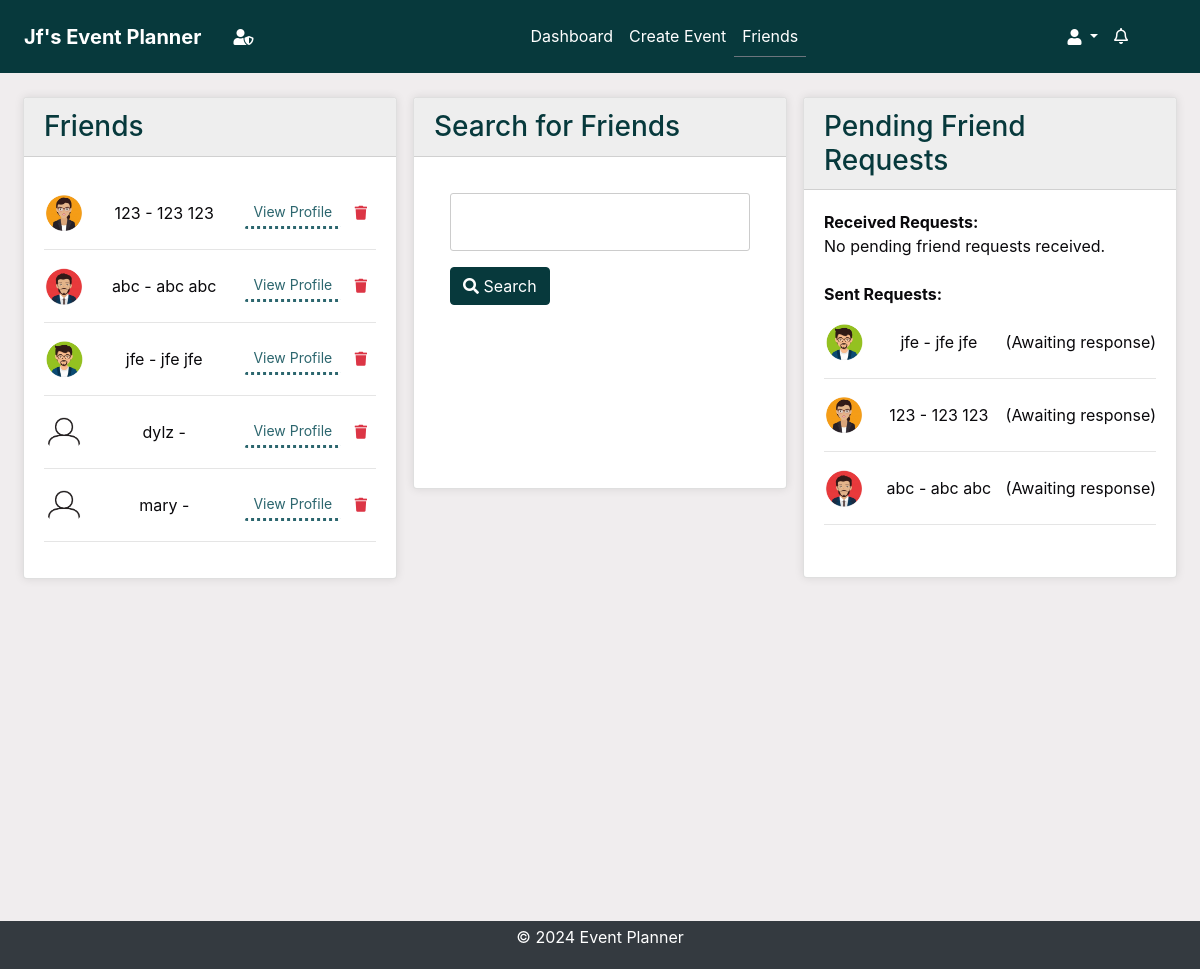
Page /friends/ (signed in) on the committed database.
### accounts/models.py (models this page shows, shortened)
class Friendship(models.Model):
    from_user = models.ForeignKey(
        User, related_name="from_friend", on_delete=models.CASCADE
    )
    to_user = models.ForeignKey(
        User, related_name="to_friend", on_delete=models.CASCADE
    )
    status = models.CharField(
        max_length=20,
        choices=[
            ("pending", "Pending"),
            ("accepted", "Accepted"),
            ("declined", "Declined"),
        ],
    )
    created_at = models.DateTimeField(auto_now_add=True)

class UserProfile(models.Model):
    user = models.OneToOneField(User, on_delete=models.CASCADE)
    profile_picture = models.CharField(max_length=254, default="default.png")
    created_at = models.DateTimeField(auto_now_add=True)
    updated_at = models.DateTimeField(auto_now=True)

### accounts/views.py (the view)
# urls.py: path("friends/", views.friends_page, name="friends_page"),
@login_required
@cache_control(no_cache=True, must_revalidate=True, no_store=True)
def friends_page(request):
    current_user = request.user
    search_query = ""
    search_results = []
    if "search_query" in request.GET or "user" in request.GET:
        search_form = FriendSearchForm(request.GET)
        if search_form.is_valid():
            search_query = search_form.cleaned_data.get("search_query", "")
            selected_user = search_form.cleaned_data.get("user")
            if selected_user:
                search_results = [selected_user]
            else:
                search_results = User.objects.filter(
                    Q(username__icontains=search_query)
                    | Q(first_name__icontains=search_query)
                    | Q(last_name__icontains=search_query)
                ).exclude(id=current_user.id)
        else:
            search_results = []
    else:
        search_form = FriendSearchForm()
        search_results = []
    friends = Friendship.objects.filter(
        (Q(from_user=current_user) | Q(to_user=current_user))
        & Q(status="accepted")
    )
    pending_requests_received = Friendship.objects.filter(
        Q(to_user=current_user) & Q(status="pending")
    )
    pending_requests_sent = Friendship.objects.filter(
        Q(from_user=current_user) & Q(status="pending")
    )
    context = {
        "search_form": search_form,
        "search_query": search_query,
        "search_results": search_results,
        "friends": friends,
        "pending_requests_received": pending_requests_received,
        "pending_requests_sent": pending_requests_sent,
    }
    return render(request, "accounts/friends.html", context)

### accounts/templates/accounts/friends.html (shortened to what this page needs)
{% extends 'base.html' %}
{% load static %}
{% block content %}
<div class="container-fluid">
    <div class="row">
        <div class="col-lg-4 mb-0">
            <div class="card">
                <div class="card-header bg-primary text-white">
                    <h3 class="mb-0">Friends</h3>
                </div>
                <div class="card-body scrollable-column">
                    <ul class="list-unstyled">
                        {% for friendship in friends %}
                            <li>
                                {% if friendship.from_user == user %}
                                    <div class="d-flex justify-content-between align-items-center mt-3">
                                        <img src="{% static 'images/profile_pictures/' %}{{ friendship.to_user.userprofile.profile_picture }}" alt="{{ friendship.to_user.username }}'s profile picture" class="rounded-circle mr-2" style="width: 40px; height: 40px;" onerror="this.onerror=null; this.src='{% static 'images/profile_pictures/' %}{{ friendship.from_user.userprofile.profile_picture }}'">
                                        <span>{{ friendship.to_user.username }} - {{ friendship.to_user.first_name }} {{ friendship.to_user.last_name }}</span>
                                        <div>
                                            <a href="{% url 'view_profile' friendship.to_user.id %}" class="btn btn-sm btn-outline-primary ml-2">View Profile</a>
                                            <button class="btn btn-sm btn-outline-danger delete-friend-btn" data-friend-id="{{ friendship.to_user.id }}"><i class="fa fa-trash"></i></button>
                                        </div>
                                    </div>
                                {% else %}
                                    <div class="d-flex justify-content-between align-items-center mt-3">
                                        <img src="{% static 'images/profile_pictures/' %}{{ friendship.from_user.userprofile.profile_picture }}" alt="{{ friendship.from_user.username }}'s profile picture" class="rounded-circle mr-2" style="width: 40px; height: 40px;" onerror="this.onerror=null; this.src='{% static 'images/profile_pictures/' %}{{ friendship.to_user.userprofile.profile_picture }}'">
                                        <span>{{ friendship.from_user.username }} - {{ friendship.from_user.first_name }} {{ friendship.from_user.last_name }}</span>
                                        <div>
                                            <a href="{% url 'view_profile' friendship.from_user.id %}" class="btn btn-sm btn-outline-primary ml-2">View Profile</a>
                                            <button class="btn btn-sm btn-outline-danger delete-friend-btn" data-friend-id="{{ friendship.from_user.id }}"><i class="fa fa-trash"></i></button>
                                        </div>
                                    </div>
                                {% endif %}
                            </li>
                            <hr>
                        {% empty %}
                            <li>You have no friends yet.</li>
                        {% endfor %}
                    </ul>
                </div>
            </div>
        </div>
        <div class="col-lg-4 mb-0">
            <div class="card">
                <div class="card-header bg-primary text-white">
                    <h3 class="mb-0">Search for Friends</h3>
                </div>
                <div class="card-body">
                    <form method="get" action="{% url 'friends_page' %}">
                        {{ search_form.as_p }}
                        <button type="submit" class="btn btn-primary"><i class="fa fa-search"></i> Search</button>
                    </form>
                    <br>
                </div>
            </div>
        </div>
        <div class="col-lg-4 mb-0">
            <div class="card">
                <div class="card-header bg-primary text-white">
                    <h3 class="mb-0">Pending Friend Requests</h3>
                </div>
                <div class="card-body">
                    <ul class="list-unstyled">
                        <li><strong>Received Requests:</strong></li>
                        <div class="scrollable-column">
                            {% for request in pending_requests_received %}
                            <li>
                                <div class="d-flex justify-content-between align-items-center mt-3">
                                    <img src="{% static 'images/profile_pictures/' %}{{ request.from_user.userprofile.profile_picture }}" alt="{{ request.from_user.username }}'s profile picture" class="rounded-circle mr-2" style="width: 40px; height: 40px;" onerror="this.onerror=null; this.src='{% static 'images/profile_pictures/' %}{{ request.to_user.userprofile.profile_picture }}'">
                                    <span>{{ request.from_user.username }} - {{ request.from_user.first_name }} {{ request.from_user.last_name }}</span>
                                    <div>
                                        <a href="{% url 'respond_friend_request' request.id 'accept' %}" class="btn btn-sm btn-outline-success"><i class="fa fa-check"></i> Accept</a>
                                        <a href="{% url 'respond_friend_request' request.id 'decline' %}" class="btn btn-sm btn-outline-danger"><i class="fa fa-times"></i> Decline</a>
                                    </div>
                                </div>
                            </li>
                            <hr>
                        {% empty %}
                            <li>No pending friend requests received.</li>
                            {% endfor %}
                        </div>
                            <br>
                            <li><strong>Sent Requests:</strong></li>
                            <div class="scrollable-column">
                                {% for request in pending_requests_sent %}
                                <li>
                                <div class="d-flex justify-content-between align-items-center mt-3">
                                    <img src="{% static 'images/profile_pictures/' %}{{ request.to_user.userprofile.profile_picture }}" alt="{{ request.to_user.username }}'s profile picture" class="rounded-circle mr-2" style="width: 40px; height: 40px;" onerror="this.onerror=null; this.src='{% static 'images/profile_pictures/' %}{{ request.from_user.userprofile.profile_picture }}'">
                                    <span>{{ request.to_user.username }} - {{ request.to_user.first_name }} {{ request.to_user.last_name }}</span>
                                    <span>(Awaiting response)</span>
                                </div>
                            </li>
                            <hr>
                            {% empty %}
                            <li>No pending friend requests sent.</li>
                            {% endfor %}
                        </div>
                    </ul>
                </div>
            </div>
        </div>
    </div>
</div>
{% endblock %}

### templates/base.html (shortened to what this page needs)
<!DOCTYPE html>
<html lang="en">
<head>
    {% load static %}
    <link rel="stylesheet" href="https://stackpath.bootstrapcdn.com/bootstrap/4.5.2/css/bootstrap.min.css">
    <link rel="stylesheet" href="{% static 'css/styles.css' %}">
    <link rel="stylesheet" href="https://cdnjs.cloudflare.com/ajax/libs/font-awesome/5.15.4/css/all.min.css">
    <link rel="stylesheet" href="https://cdnjs.cloudflare.com/ajax/libs/fullcalendar/3.10.2/fullcalendar.min.css" />
</head>
<body class="c-app">
    <header class="c-header c-header-light c-header-fixed">
        <nav class="navbar navbar-expand-lg navbar-light">
            {% if user.is_authenticated %}
                <a class="navbar-brand" href="{% url 'dashboard' %}"><strong> {{ user.username|title }}'s Event Planner</strong></a>
            {% else %}
                <a class="navbar-brand" href="{% url 'home' %}"><strong>Event Planner</strong></a>
            {% endif %}
            {% if user.is_superuser %}
            <a class="nav-link" aria-label="Admin Panel"  href="{% url 'admin:index' %}"> <i class="fas fa-user-shield"></i></a>
            {% endif %}
            <div class="collapse navbar-collapse" id="navbarSupportedContent">
                {% if user.is_authenticated %}
                <ul class="navbar-nav mx-auto">
                    <li class="nav-item {% if request.resolver_match.url_name == 'dashboard' %}active{% endif %}">
                        <a class="nav-link" href="{% url 'dashboard' %}">Dashboard</a>
                    </li>
                    <li class="nav-item {% if request.resolver_match.url_name == 'create_event' %}active{% endif %}">
                        <a class="nav-link" href="{% url 'create_event' %}">Create Event</a>
                    </li>
                    <li class="nav-item {% if request.resolver_match.url_name == 'friends_page' %}active{% endif %}">
                        <a class="nav-link" href="{% url 'friends_page' %}">Friends</a>
                    </li>
                    {% endif %}
                </ul>
                {% if user.is_authenticated %}
                <ul class="navbar-nav d-flex">
                    <li class="nav-item dropdown">
                        <a class="nav-link dropdown-toggle" href="#" id="profileLink" role="button" data-toggle="dropdown" aria-haspopup="true" aria-expanded="false">
                            <i class="fas fa-user"></i>
                        </a>
                    </li>
                </ul>
                {% endif %}
            </div>
            {% if user.is_authenticated %}
                <ul class="navbar-nav ml-auto d-flex">
                    <li class="nav-item mr-3">
                        <a class="nav-link" href="#" id="notificationBell" role="button" data-toggle="dropdown" aria-haspopup="true" aria-expanded="false">
                            <i class="fas fa-bell" style="font-weight:100";></i>
                        </a>
                    </li>
                </ul>
            {% endif %}
        </nav>
    </header>
    <main class="c-main">
        <div class="container-fluid">
            <div class="fade-in">
                {% block content %}{% endblock %}
            </div>
        </div>
    </main>
    <footer class="footer py-1">
        <div class="container text-center">
            <p class="text-white">&copy; 2024 Event Planner</p>
        </div>
    </footer>
</body>
</html>

### rows in the picture
Friendship: to_user.userprofile.profile_picture (picture), to_user.username "123", to_user.first_name "123", to_user.last_name "123"
Friendship: to_user.userprofile.profile_picture (picture), to_user.username "abc", to_user.first_name "abc", to_user.last_name "abc"
Friendship: to_user.userprofile.profile_picture (picture), to_user.username "jfe", to_user.first_name "jfe", to_user.last_name "jfe"
Friendship: to_user.userprofile.profile_picture (placeholder picture), to_user.username "dylz"
Friendship: from_user.userprofile.profile_picture (placeholder picture), from_user.username "mary"
Friendship: to_user.userprofile.profile_picture (picture), to_user.username "jfe", to_user.first_name "jfe", to_user.last_name "jfe"
Friendship: to_user.userprofile.profile_picture (picture), to_user.username "123", to_user.first_name "123", to_user.last_name "123"
Friendship: to_user.userprofile.profile_picture (picture), to_user.username "abc", to_user.first_name "abc", to_user.last_name "abc"

### other values in the picture
{{ user.username|title }} "Jf"
